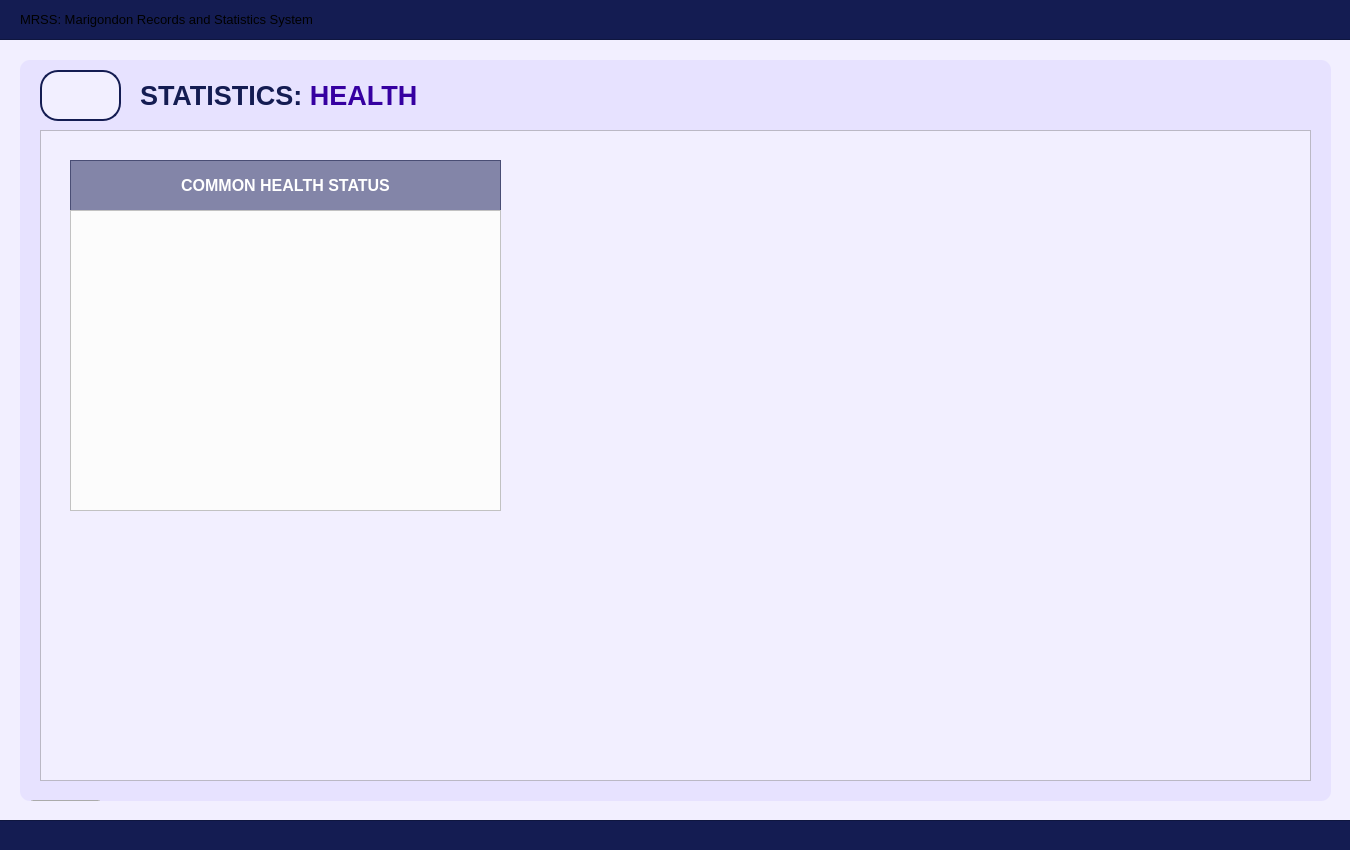
<?xml version="1.0" encoding="UTF-8"?>
<ui version="4.0">
 <class>User_dashboardWidget</class>
 <widget class="QWidget" name="User_dashboardWidget">
  <property name="geometry">
   <rect>
    <x>0</x>
    <y>0</y>
    <width>1350</width>
    <height>850</height>
   </rect>
  </property>
  <property name="sizePolicy">
   <sizepolicy hsizetype="Fixed" vsizetype="Fixed">
    <horstretch>0</horstretch>
    <verstretch>0</verstretch>
   </sizepolicy>
  </property>
  <property name="maximumSize">
   <size>
    <width>1350</width>
    <height>850</height>
   </size>
  </property>
  <property name="windowTitle">
   <string>Form</string>
  </property>
  <property name="styleSheet">
   <string notr="true">#User_dashboardWidget{
	background-color: #f2efff;
}</string>
  </property>
  <widget class="QFrame" name="border_blueLines1">
   <property name="geometry">
    <rect>
     <x>-10</x>
     <y>-1</y>
     <width>1371</width>
     <height>41</height>
    </rect>
   </property>
   <property name="styleSheet">
    <string notr="true">#border_blueLines1{
	background-color: #141c52;
}
</string>
   </property>
   <property name="frameShape">
    <enum>QFrame::Shape::StyledPanel</enum>
   </property>
   <property name="frameShadow">
    <enum>QFrame::Shadow::Raised</enum>
   </property>
   <widget class="QLabel" name="title_bodyDashboardSystemTitle">
    <property name="geometry">
     <rect>
      <x>30</x>
      <y>0</y>
      <width>1301</width>
      <height>41</height>
     </rect>
    </property>
    <property name="font">
     <font>
      <family>Arial</family>
      <pointsize>10</pointsize>
      <bold>false</bold>
     </font>
    </property>
    <property name="styleSheet">
     <string notr="true">#title_bodyDashboardSystemTitle {
	background-color: transparent;
	color: #white;
}
</string>
    </property>
    <property name="text">
     <string>MRSS: Marigondon Records and Statistics System</string>
    </property>
    <property name="alignment">
     <set>Qt::AlignmentFlag::AlignLeading|Qt::AlignmentFlag::AlignLeft|Qt::AlignmentFlag::AlignVCenter</set>
    </property>
   </widget>
  </widget>
  <widget class="QFrame" name="border_blueLines2">
   <property name="geometry">
    <rect>
     <x>-10</x>
     <y>820</y>
     <width>1381</width>
     <height>31</height>
    </rect>
   </property>
   <property name="styleSheet">
    <string notr="true">#border_blueLines2{
	background-color: #141c52;
}
</string>
   </property>
   <property name="frameShape">
    <enum>QFrame::Shape::StyledPanel</enum>
   </property>
   <property name="frameShadow">
    <enum>QFrame::Shadow::Raised</enum>
   </property>
  </widget>
  <widget class="QFrame" name="baseBodyFrame">
   <property name="geometry">
    <rect>
     <x>20</x>
     <y>60</y>
     <width>1311</width>
     <height>741</height>
    </rect>
   </property>
   <property name="styleSheet">
    <string notr="true">#baseBodyFrame {
	background-color: #e7e2ff;
	border: none;
	border-radius: 10px;
}</string>
   </property>
   <property name="frameShape">
    <enum>QFrame::Shape::StyledPanel</enum>
   </property>
   <property name="frameShadow">
    <enum>QFrame::Shadow::Raised</enum>
   </property>
   <widget class="QPushButton" name="logout_buttonLogout_3">
    <property name="geometry">
     <rect>
      <x>10</x>
      <y>740</y>
      <width>71</width>
      <height>31</height>
     </rect>
    </property>
    <property name="font">
     <font>
      <family>Arial</family>
      <pointsize>8</pointsize>
      <bold>true</bold>
     </font>
    </property>
    <property name="cursor">
     <cursorShape>PointingHandCursor</cursorShape>
    </property>
    <property name="styleSheet">
     <string notr="true">#logout_buttonLogout {
    background-color: #bc1c1c;
    color: white;
    border-radius: 5px;
    padding: 10px; /* Optional: Adjusts spacing inside the button */
}
#logout_buttonLogout:hover {
    background-color: #d82020; /* Slightly lighter blue when hovered */
}
#logout_buttonLogout:pressed {
    background-color: #8c1515; /* Darker blue when clicked */
}</string>
    </property>
    <property name="text">
     <string>LOGOUT</string>
    </property>
   </widget>
   <widget class="QLabel" name="title_bodyStatistics">
    <property name="geometry">
     <rect>
      <x>120</x>
      <y>20</y>
      <width>471</width>
      <height>31</height>
     </rect>
    </property>
    <property name="font">
     <font>
      <family>Arial</family>
      <pointsize>20</pointsize>
      <bold>true</bold>
     </font>
    </property>
    <property name="styleSheet">
     <string notr="true">#title_bodyStatistics {
	background-color: transparent;
	color: #141c52;
}
</string>
    </property>
    <property name="text">
     <string>&lt;html&gt;&lt;head/&gt;&lt;body&gt;&lt;p&gt;STATISTICS: &lt;span style=&quot; color:#3600a1;&quot;&gt;HEALTH&lt;/span&gt;&lt;/p&gt;&lt;/body&gt;&lt;/html&gt;</string>
    </property>
   </widget>
   <widget class="QFrame" name="statistics_frameBody">
    <property name="geometry">
     <rect>
      <x>20</x>
      <y>70</y>
      <width>1271</width>
      <height>651</height>
     </rect>
    </property>
    <property name="styleSheet">
     <string notr="true">#statistics_frameBody{
	background-color: #f2efff;
}</string>
    </property>
    <property name="frameShape">
     <enum>QFrame::Shape::StyledPanel</enum>
    </property>
    <property name="frameShadow">
     <enum>QFrame::Shadow::Raised</enum>
    </property>
    <widget class="QFrame" name="table_titleFrameStatistics">
     <property name="geometry">
      <rect>
       <x>30</x>
       <y>30</y>
       <width>431</width>
       <height>51</height>
      </rect>
     </property>
     <property name="styleSheet">
      <string notr="true">#table_titleFrameStatistics{
	background-color: rgba(20, 28, 82, 128)
}
</string>
     </property>
     <property name="frameShape">
      <enum>QFrame::Shape::StyledPanel</enum>
     </property>
     <property name="frameShadow">
      <enum>QFrame::Shadow::Raised</enum>
     </property>
     <widget class="QLabel" name="statistics_labelNote">
      <property name="geometry">
       <rect>
        <x>0</x>
        <y>0</y>
        <width>431</width>
        <height>51</height>
       </rect>
      </property>
      <property name="font">
       <font>
        <family>Arial</family>
        <pointsize>12</pointsize>
        <bold>true</bold>
       </font>
      </property>
      <property name="styleSheet">
       <string notr="true">#statistics_labelNote {
	background-color: transparent;
	color: #FFFFFF;
}
</string>
      </property>
      <property name="text">
       <string>COMMON HEALTH STATUS</string>
      </property>
      <property name="alignment">
       <set>Qt::AlignmentFlag::AlignCenter</set>
      </property>
     </widget>
    </widget>
    <widget class="QFrame" name="demo_framePopulationOverview">
     <property name="geometry">
      <rect>
       <x>30</x>
       <y>80</y>
       <width>431</width>
       <height>301</height>
      </rect>
     </property>
     <property name="styleSheet">
      <string notr="true">#demo_framePopulationOverview{
	background-color: #fcfcfc;
}</string>
     </property>
     <property name="frameShape">
      <enum>QFrame::Shape::StyledPanel</enum>
     </property>
     <property name="frameShadow">
      <enum>QFrame::Shadow::Raised</enum>
     </property>
    </widget>
   </widget>
   <widget class="QToolButton" name="btn_returnToStatisticsPage">
    <property name="geometry">
     <rect>
      <x>20</x>
      <y>10</y>
      <width>81</width>
      <height>51</height>
     </rect>
    </property>
    <property name="styleSheet">
     <string notr="true">#btn_returnToStatisticsPage {
    background-color: #f2efff;
    color: #141c52;
	border: 2px solid #141c52; 
	border-radius: 18px;
	text-align: left;
    padding: 10px; /* Optional: Adjusts spacing inside the button */
}
#btn_returnToStatisticsPage:hover {
    background-color: #fdfdff; /* Slightly lighter blue when hovered */
}
#btn_returnToStatisticsPage:pressed {
    background-color: #e7e5f4; /* Darker blue when clicked */
}

</string>
    </property>
    <property name="text">
     <string/>
    </property>
    <property name="icon">
     <iconset>
      <normaloff>../../../Assets/FuncIcons/img_return.png</normaloff>../../../Assets/FuncIcons/img_return.png</iconset>
    </property>
    <property name="iconSize">
     <size>
      <width>25</width>
      <height>25</height>
     </size>
    </property>
   </widget>
  </widget>
 </widget>
 <resources/>
 <connections/>
</ui>
